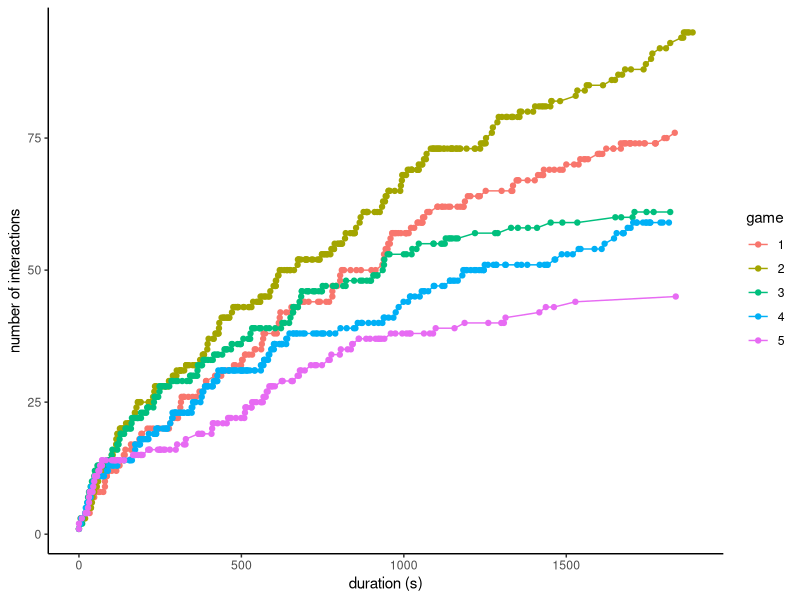
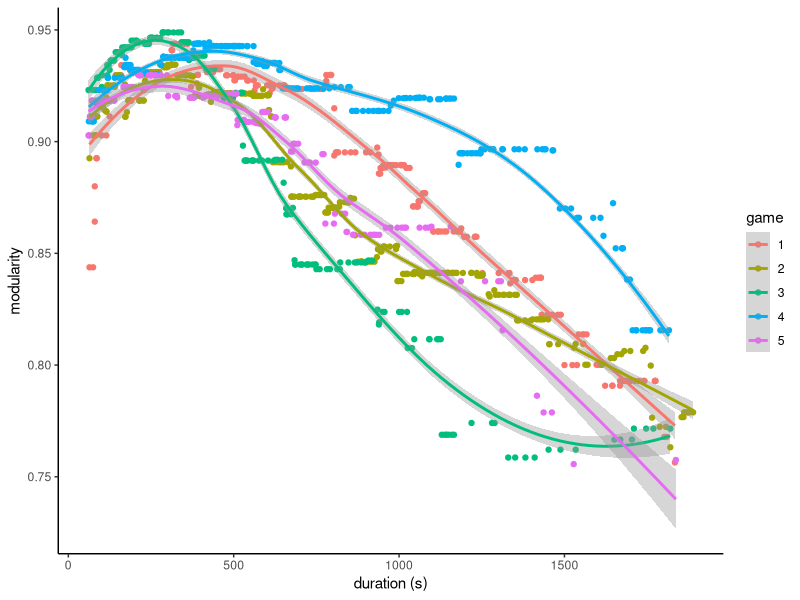
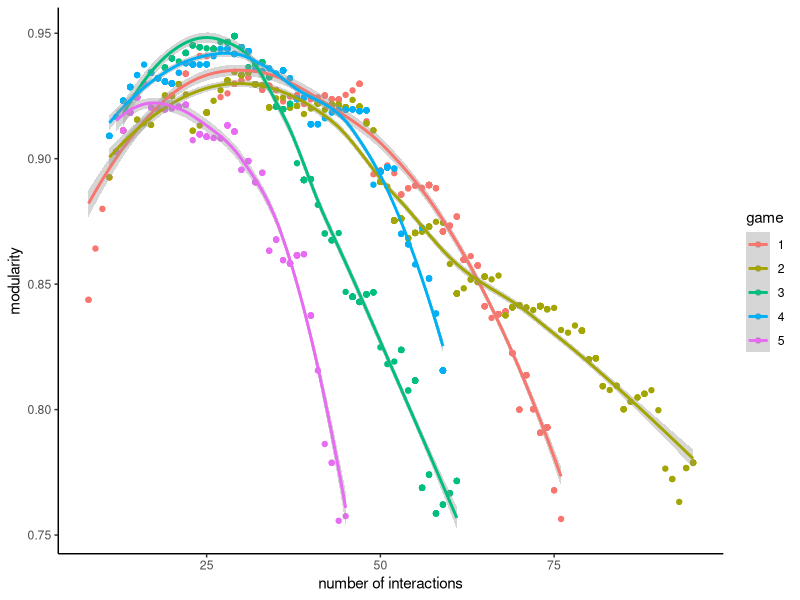
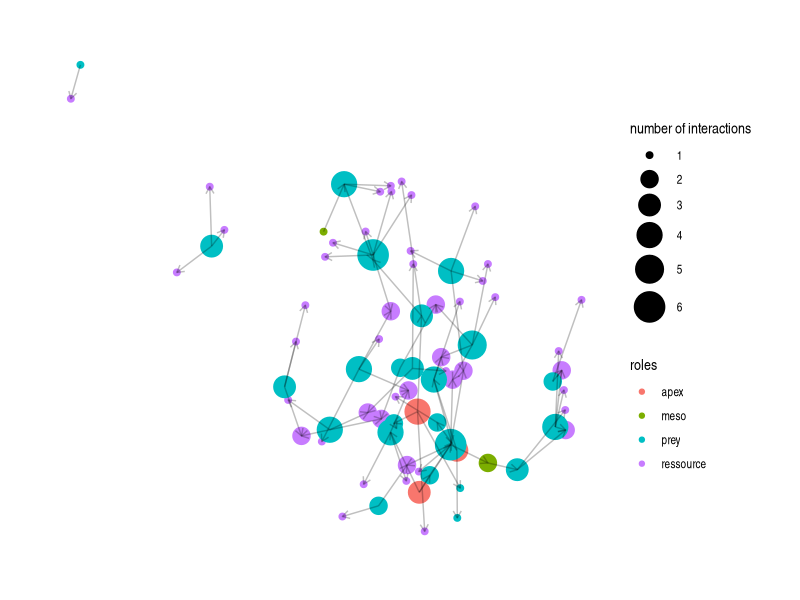
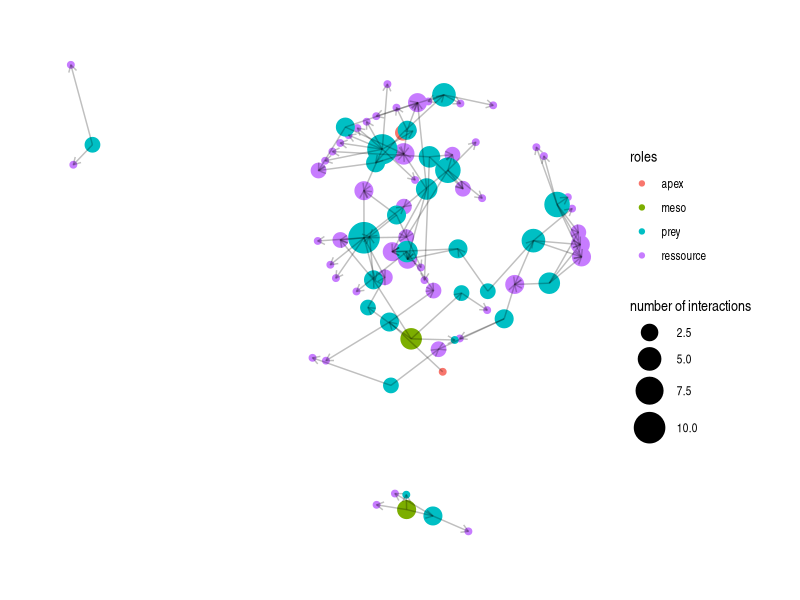
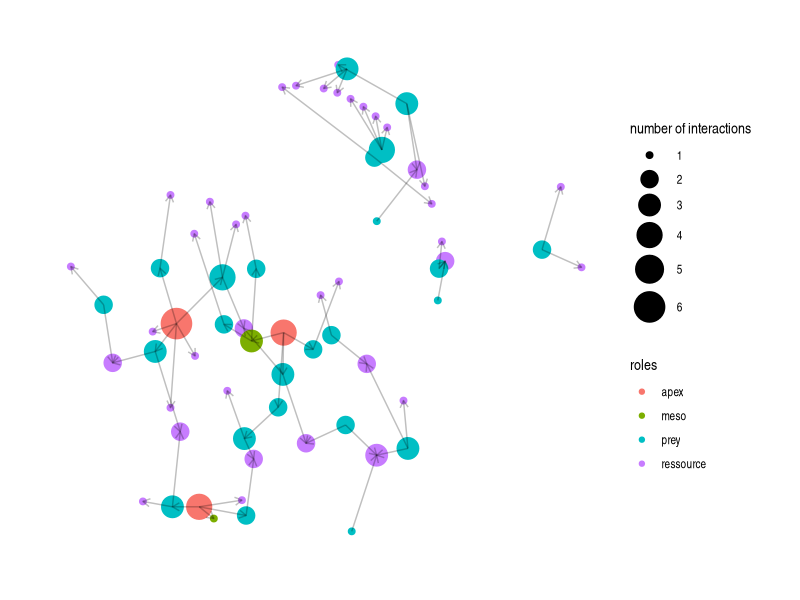
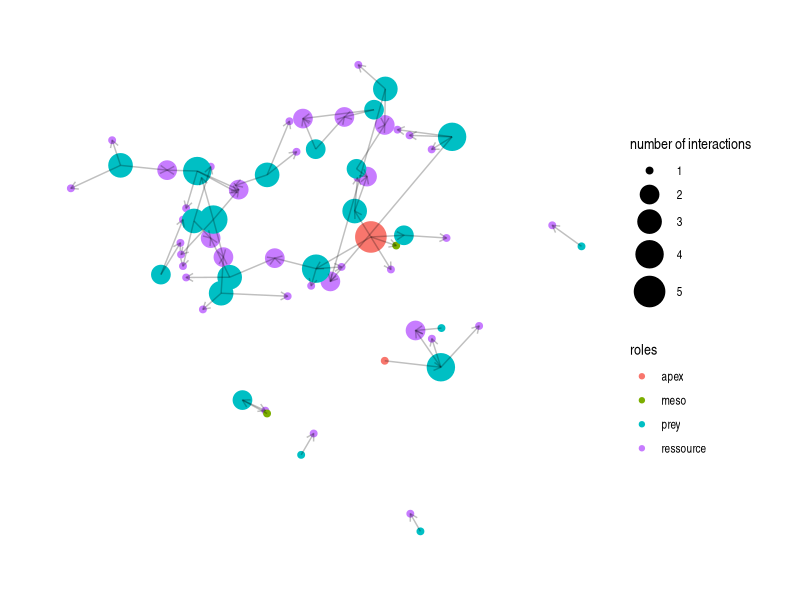
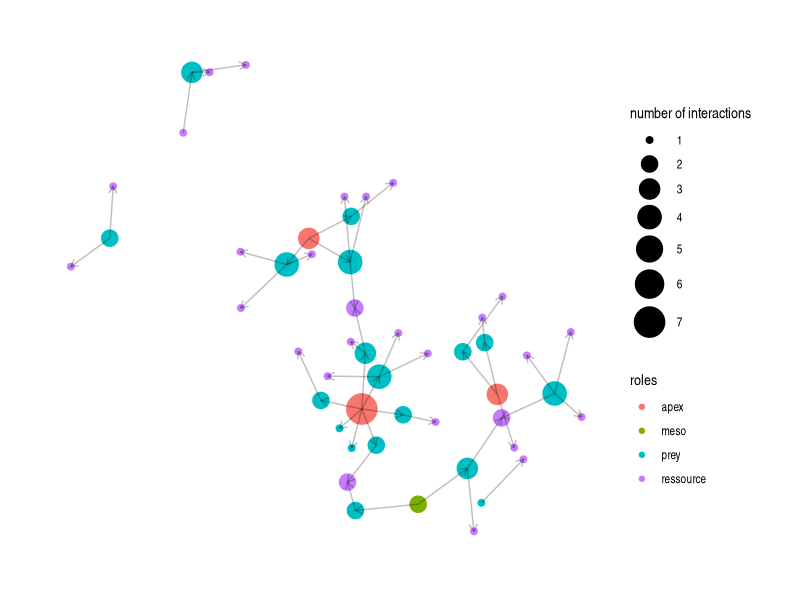

Here is the R script that generated these plots, in order:
library(dplyr)
library(ggplot2)
library(readr)
library(stringr)
library(tidyr)
library(igraph)
library(tidygraph)
library(ggraph)


##### get networks #####

trophic_data <- read_delim("data/raw/Consumption_event_corrected.csv", delim = ";")
metadata <- read_delim("data/raw/Player_Data_corrected.csv", delim = ";") 

# remove row names
trophic_data <- trophic_data %>% select(-"...1")

# check data
head(trophic_data)


# gameid = 1 

# filter games and get temporal networks
make_networks <- function(gameid, type = "binary") {
  
  # select game and compute duration
  game <- trophic_data %>% 
    filter(!is.na(ressource_id), game_id == gameid)  %>% 
    mutate(duration = time - min(time)) %>%
    arrange(duration) %>% 
    mutate(ti = grepl("[0-9]", ressource_id), # Using regex, sort the type of interactions
           type_interaction = case_when(ti == "TRUE" ~ "foraging", # If resource_id = digit --> foraging activity
                                        ti == "FALSE" ~ "predation")) %>% 
    select(-ti) %>% 
    mutate(score = case_when(ressource_type == "Type A" ~ 5,
                             ressource_type == "Type B" ~ 1))
  
  game_foraging <- game %>% 
    filter(type_interaction == "foraging")
  
  game_predation <- game %>% 
    filter(type_interaction == "predation")
  
  
  # get consumer names
  players_game <- game %>% 
    group_by(player_id) %>% 
    summarize() %>% 
    rename(id = player_id)
  
  # get resource name
  patches_game <- game %>% 
    group_by(ressource_id) %>% 
    summarize() %>% 
    rename(id = ressource_id) %>% 
    mutate(id = tolower(id))
  
  # get individuals name
  id <- unique(rbind(players_game, patches_game)) %>% 
    arrange(id) %>%
    pull()
  
  # get number of individuals
  n <- length(id)

  # make initial network
  Ns <- array(0, dim = c(n, n, nrow(game)))
  
  # each matrix corresponds to a different time point
  n1 <- matrix(0, nrow = n, ncol = n)

  # add interactions one at a time 
  if (type == "binary") {
    for (a in 1:nrow(game)) {
      
      i <- which(id == as.character(game[a, "player_id"]))
      j <- which(id == tolower(as.character(game[a, "ressource_id"])))
      
      n1[i,j] <- 1
      
      Ns[,,a] <- n1
    }
  }

  # count frequency of interactions
  if (type == "quantitative") {
    for (a in 1:nrow(game)) {
      
      i <- which(id == as.character(game[a, "player_id"]))
      j <- which(id == tolower(as.character(game[a, "ressource_id"])))
      
      n1[i,j] <- n1[i,j] + 1
      
      Ns[,,a] <- n1
    }
}
  # find individual roles
  metadata_game <- metadata %>% filter(game_id == gameid)
  roles <- id
  
  for (i in 1:length(id)) {
    if (id[i] %in% metadata_game$player_id) {
      roles[i] <- metadata_game$role[metadata_game$player_id == id[i]]
    } else {
      roles[i] <- "ressource"
    }
  }
  return(list(Ns = Ns, duration = game$duration, id = id, roles = roles))
}


##### compute measures #####

# compute number of interactions (herbivory and predatory)
count_links <- function(game) {
  
  links <- rep(0, length(game$duration))
  
  for (a in 1:length(game$duration)) {
    links[a] <- sum(game$Ns[,,a])
  }
  return(links)
}


# compute modularity 
measure_modularity <- function(game) {
  
  mod <- rep(0, length(game$duration))
  
  for (a in 1:length(game$duration)) {
    # make graph (and remove nodes without interactions)
    N <- graph_from_adjacency_matrix(game$Ns[,,a])
    N <- delete.vertices(simplify(N), degree(N)==0)
    # get clusters that maximize modularity and compute modularity
    communities <- cluster_walktrap(N)
    mod[a] <- modularity(N, membership = communities$membership)
  }
  return(mod)
}

df <- data.frame()

for (i in 1:5) {
  
  # generate networks for game i and get durations at which observations were observed
  game <- make_networks(i)
  duration <- game$duration
  
  # make graphs
  
  # compute number of links through time
  links <- count_links(game)
  
  # compute modularity through time
  mod <- measure_modularity(game)
  
  # add rows to dataframe
  df <- rbind(df, data.frame(duration = duration, 
                             links = links, 
                             mod = mod,
                             game = rep(i, length(duration))))
}

df <- df %>% 
  mutate(duration = as.numeric(duration), game = as.factor(game))

##### visualize data ##### 

# number of interactions through time
(g1 <- ggplot(df, aes(x = duration, y = links, col = game)) +
  geom_line(lw = 1) +
  geom_point() + 
  xlab("duration (s)") +
  ylab("number of interactions") +
  theme_classic())

ggsave("figures/links_time.png")

# modularity through time (start after 1 min)
(g2 <- ggplot(df %>% filter(duration > 60), aes(x = duration, y = mod, col = game)) +
  geom_point() + 
  geom_smooth() +
  xlab("duration (s)") +
  ylab("modularity") +
  theme_classic())

ggsave("figures/mod_time.png")

# modularity vs number of interactions (start after 1 min)
(g3 <- ggplot(df %>% filter(duration > 60), aes(x = links, y = mod, col = game)) +
  geom_point() + 
  geom_smooth() +
  xlab("number of interactions") +
  ylab("modularity") +
  theme_classic())

ggsave("figures/mod_links.png")



# visualize networks

visualize_network <- function(gameid) {
  
  # select game
  game <- make_networks(gameid)
  
  # convert to graph and simplify
  N <- graph_from_adjacency_matrix(game$Ns[,,dim(game$Ns)[3]])
  N <- delete.vertices(simplify(N), degree(N)==0)
  
  N_tbl <- as_tbl_graph(N)
  
  # visualize network
  ggraph(N_tbl, layout = 'kk', maxiter = 100) + 
    geom_node_point(aes(size = degree(N), col = game$roles)) + 
    scale_size(name = "number of interactions", range = c(2,10)) +
    geom_edge_link(alpha = 0.25, arrow = arrow(length=unit(0.08, "inches"))) +
    theme_graph() +
    scale_color_discrete(name = "roles") 
  
}

(gn1 <- visualize_network(1))
ggsave("figures/network_game1.png", scale = 1.1)

(gn2 <- visualize_network(2))
ggsave("figures/network_game2.png", scale = 1.1)

(gn3 <- visualize_network(3))
ggsave("figures/network_game3.png", scale = 1.1)

(gn4 <- visualize_network(4))
ggsave("figures/network_game4.png",scale = 1.1)

(gn5 <- visualize_network(5))
ggsave("figures/network_game5.png", scale = 1.1)



##### Instant networks #####

make_networks_t <- function(gameid, wind = 300, int = 30) {
  
  # make quantitative networks (cumulative)
  game_quant <- make_networks(gameid, "quantitative")
  
  # get networks and duration
  Ns <- game_quant$Ns
  d <- as.numeric(game_quant$duration)

  # count number of networks to compute
  n_networks <- round((max(d) - wind) / int)
  
  # initialize instant networks and duration
  Ns_t <- array(0, dim = c(dim(Ns)[1], dim(Ns)[2], n_networks))
  d_t <- rep(0, n_networks) # duration
  ti <- rep(0, n_networks) # initial time
  tf <- rep(0, n_networks) # final time
  
  # get instant networks
  for (i in 1:n_networks) {
    
    tf[i] <- wind + (i-1)*int
    ti[i] <- (i-1)*int + 1
    
    Ns_t[,,i] <- Ns[,,sum(d < tf[i])] - Ns[,,sum(d < ti[i])]
    Ns_t[,,i] <- as.numeric(Ns_t[,,i] > 0)
    d_t[i] <- tf[i] - (tf[i] - ti[i]) / 2
  }
  return(list(Ns = Ns_t, duration = d_t, ti = ti, tf = tf))
}

# compute instant measures for all game
df_t <- data.frame()

for (i in 1:5) {
  
  # generate networks for game i and get durations at which observations were observed
  game <- make_networks_t(i)
  duration <- game$duration
  ti <- game$ti
  tf <- game$tf
  
  # make graphs
  
  # compute number of links through time
  links <- count_links(game)
  
  # compute modularity through time
  mod <- measure_modularity(game)
  
  # add rows to dataframe
  df_t <- rbind(df_t, data.frame(duration = duration, 
                             ti = ti, 
                             tf = tf,
                             links = links, 
                             mod = mod,
                             game = rep(i, length(duration))))
}

df_t <- df_t %>% 
  mutate(duration = as.numeric(duration), game = as.factor(game))


(g4 <- ggplot(df_t, aes(x = duration, y = links, col = game)) +
  geom_line() +
  geom_point() + 
  geom_errorbarh(aes(xmax = tf, xmin = ti), alpha = 0.2, height = 0) +
  xlim(0, 2000) +
  xlab("time (s)") +
  ylab("number of interactions") +
  theme_classic())
ggsave("figures/links_time_instant.png", scale = 1.1)


(g5 <- ggplot(df_t, aes(x = duration, y = mod, col = game)) +
  geom_line() +
  geom_point() + 
  geom_errorbarh(aes(xmax = tf, xmin = ti), alpha = 0.2, height = 0) +
  xlim(0, 2000) +
  ylim(0.6, 1) +
  xlab("time (s)") +
  ylab("modularity") +
  theme_classic())
ggsave("figures/mod_time_instant.png", scale = 1.1)
